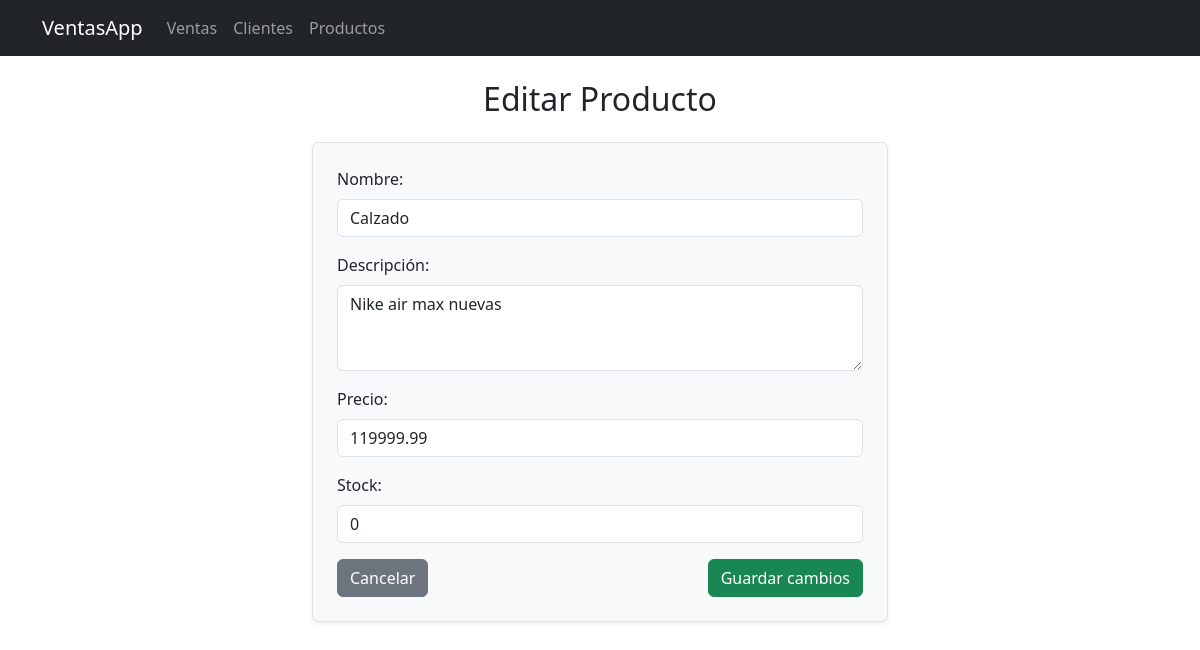
The app's page /productos/editar/1/ with its own data.
### productos/models.py (models this page shows, shortened)
class Producto(models.Model):
    nombre = models.CharField(max_length=100)
    descripcion = models.TextField(blank=True, null=True)
    precio = models.DecimalField(max_digits=10, decimal_places=2)
    stock = models.PositiveIntegerField(default=0)
    creado_en = models.DateTimeField(auto_now_add=True)
    actualizado_en = models.DateTimeField(auto_now=True)
    activo = models.BooleanField(default=True)

### productos/views.py (the view, shortened to what this page needs)
# urls.py: path('productos/editar/<int:producto_id>/', views.editar_producto, name='editar_producto'),
def editar_producto(request, producto_id):
    producto = get_object_or_404(Producto,id=producto_id)
    return render(request, 'productos/editar_producto.html', {'producto': producto})

### productos/templates/productos/editar_producto.html (shortened to what this page needs)
{% extends "base.html" %}
{% block content %}
<div class="container mt-4" style="max-width: 600px; margin-left: auto; margin-right: auto;">
    <h2 class="mb-4 text-center">Editar Producto</h2>
    <form method="post" class="border p-4 rounded shadow-sm bg-light">
        <div class="mb-3">
            <label for="nombre" class="form-label">Nombre:</label>
            <input type="text" id="nombre" name="nombre" class="form-control" value="{{ producto.nombre }}" required>
        </div>
        <div class="mb-3">
            <label for="descripcion" class="form-label">Descripción:</label>
            <textarea id="descripcion" name="descripcion" class="form-control" rows="3">{{ producto.descripcion }}</textarea>
        </div>
        <div class="mb-3">
            <label for="precio" class="form-label">Precio:</label>
            <input type="number" id="precio" name="precio" class="form-control" step="0.01" value="{{ producto.precio }}" required>
        </div>
        <div class="mb-3">
            <label for="stock" class="form-label">Stock:</label>
            <input type="number" id="stock" name="stock" class="form-control" min="0" value="{{ producto.stock }}">
        </div>
        <div class="d-flex justify-content-between">
            <a href="{% url 'lista_productos' %}" class="btn btn-secondary">Cancelar</a>
            <button type="submit" class="btn btn-success">Guardar cambios</button>
        </div>
    </form>
</div>
{% endblock %}

### records on screen
Producto: nombre "Calzado", descripcion "Nike air max nuevas", precio "119999.99", stock "0"
